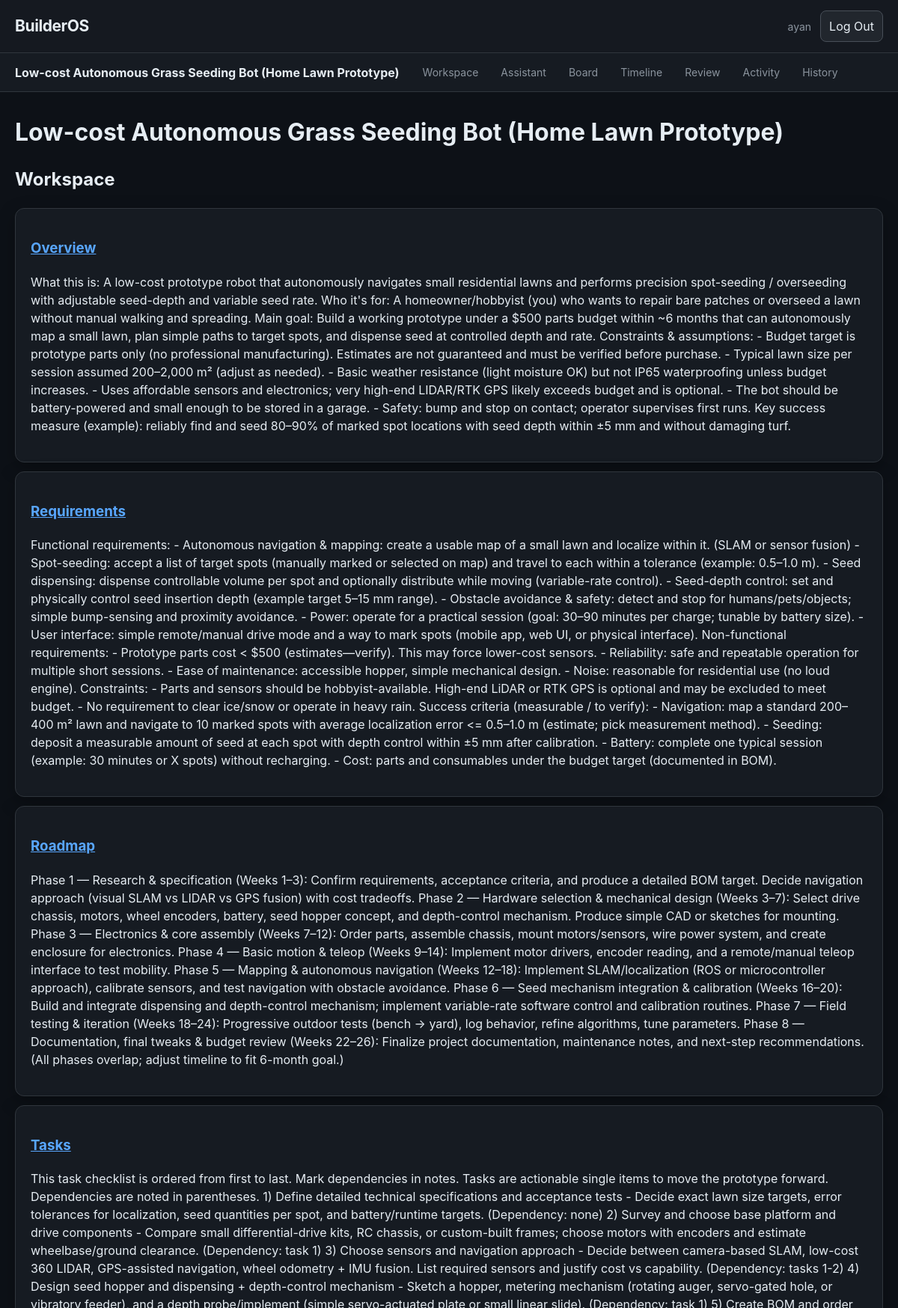
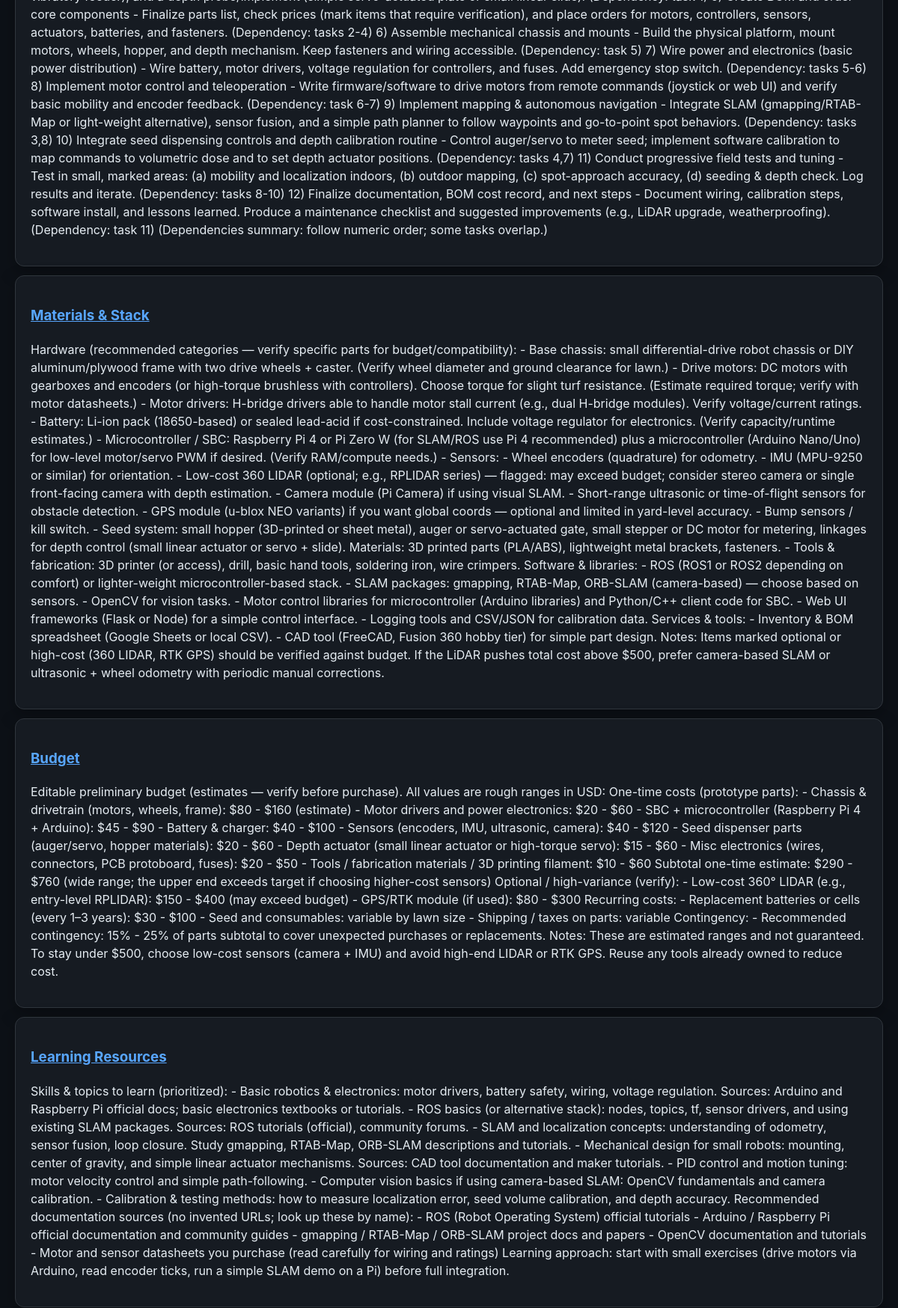
Screenshot of /projects/22/workspace/ (signed in, upper part) with the database file from the repository (2 pictures, top to bottom).
### projects/models.py (models this page shows, shortened)
class Project(models.Model):
    class Status(models.TextChoices):
        DRAFT = "draft", "Draft"
        GENERATING = "generating", "Generating"
        ACTIVE = "active", "Active"
        ARCHIVED = "archived", "Archived"
    owner = models.ForeignKey(
        settings.AUTH_USER_MODEL,
        on_delete=models.CASCADE,
        related_name="projects",
    )
    name = models.CharField(max_length=150, blank=True)
    original_idea = models.TextField(blank=True)
    project_type = models.CharField(max_length=50, blank=True)
    status = models.CharField(
        max_length=20,
        choices=Status.choices,
        default=Status.DRAFT,
    )
    schedule_needs_refresh = models.BooleanField(
        default=False,
    )
    schedule_refresh_reason = models.TextField(
        blank=True,
    )
    schedule_last_generated_at = models.DateTimeField(
        null=True,
        blank=True,
    )
    created_at = models.DateTimeField(auto_now_add=True)
    updated_at = models.DateTimeField(auto_now=True)

class WorkspaceFolder(models.Model):
    project = models.ForeignKey(
        Project,
        on_delete=models.CASCADE,
        related_name="folders",
    )
    parent = models.ForeignKey(
        "self",
        on_delete=models.CASCADE,
        null=True,
        blank=True,
        related_name="children",
    )
    icon = models.CharField(max_length=10, blank=True)
    name = models.CharField(max_length=150)
    description = models.TextField(blank=True)
    folder_type = models.CharField(max_length=50, blank=True)
    order = models.PositiveIntegerField(default=0)
    updated_at = models.DateTimeField(auto_now=True)
    class Meta:
        ordering = ["order"]

### projects/views.py (the view)
# urls.py: path("<int:pk>/workspace/",views.workspace, name="workspace",),
@login_required
def workspace(request, pk):
    project = get_object_or_404(
        Project,
        pk=pk,
        owner=request.user,
    )
    folders = project.folders.all()
    latest_review = (
        project.health_reviews
        .order_by("-created_at")
        .first()
    )
    health_score = (
        latest_review.health_score
        if latest_review is not None
        else None
    )
    open_conflicts = project.conflicts.filter(
        status=ProjectConflict.Status.OPEN,
    )
    open_conflict_count = open_conflicts.count()
    critical_conflict_count = open_conflicts.filter(
        severity="critical",
    ).count()
    total_tasks = project.tasks.count()
    completed_tasks = project.tasks.filter(
        completed=True,
    ).count()
    task_progress = 0
    if total_tasks > 0:
        task_progress = round(
            completed_tasks / total_tasks * 100
        )
    high_priority_tasks = (
        project.tasks
        .filter(
            completed=False,
            priority=Task.Priority.HIGH,
        )
        .order_by("order")[:5]
    )
    recent_events = (
        project.events
        .order_by("-created_at")[:6]
    )
    recent_changes = (
        project.changes
        .order_by("-created_at")[:5]
    )
    return render(
        request,
        "projects/workspace.html",
        {
            "project": project,
            "folders": folders,
            "health_score": health_score,
            "open_conflict_count": (
                open_conflict_count
            ),
            "critical_conflict_count": (
                critical_conflict_count
            ),
            "total_tasks": total_tasks,
            "completed_tasks": completed_tasks,
            "task_progress": task_progress,
            "high_priority_tasks": high_priority_tasks,
            "recent_events": recent_events,
            "recent_changes": recent_changes,
        },
    )

### projects/templates/projects/workspace.html (shortened to what this page needs)
{% extends "projects/base.html" %}
{% block content %}
<h1 class="page-heading">
    {{ project.name|default:"Untitled Project" }}
</h1>
<h2>Workspace</h2>
{% for folder in folders %}
    <div
        class="card"
        style="margin-bottom: 12px;"
    >
        <h3>
            <a href="{% url 'workspace_folder' project.pk folder.pk %}">
                {{ folder.name }}
            </a>
        </h3>
        {% if folder.description %}
            <p>
                {{ folder.description }}
            </p>
        {% else %}
            <p>
                <em>Empty folder</em>
            </p>
        {% endif %}
    </div>
{% empty %}
    <div class="card">
        <p>
            No workspace sections exist yet.
        </p>
    </div>
{% endfor %}
{% endblock %}

### projects/templates/projects/base.html (shortened to what this page needs)
<!DOCTYPE html>
<html lang="en">
<head>
</head>
<body>
<header class="site-header">
    <div class="site-header-inner">
        <a
            href="{% url 'project_list' %}"
            class="brand"
        >
            BuilderOS
        </a>
        {% if request.user.is_authenticated %}
            <div class="account-area">
                <span class="username">
                    {{ request.user.username }}
                </span>
                <form
                    method="POST"
                    action="{% url 'logout' %}"
                    class="logout-form"
                >
                    <button
                        type="submit"
                        class="logout-button"
                    >
                        Log Out
                    </button>
                </form>
            </div>
        {% endif %}
    </div>
</header>
{% if project %}
    <nav class="project-navigation">
        <div class="project-navigation-inner">
            <span class="project-name">
                {{ project.name|default:"Untitled Project" }}
            </span>
            <a href="{% url 'workspace' project.pk %}">
                Workspace
            </a>
            <a href="{% url 'workspace_assistant' project.pk %}">
                Assistant
            </a>
            <a href="{% url 'project_board' project.pk %}">
                Board
            </a>
            <a href="{% url 'project_timeline' project.pk %}">
                Timeline
            </a>
            <a href="{% url 'project_review' project.pk %}">
                Review
            </a>
            <a href="{% url 'project_activity' project.pk %}">
                Activity
            </a>
            <a href="{% url 'project_change_history' project.pk %}">
                History
            </a>
        </div>
    </nav>
{% endif %}
<main class="page-container">
    {% block content %}
    {% endblock %}
</main>
</body>
</html>

### projects/templates/projects/base.html (style rules this page uses)
:root { color-scheme: dark; --background: #0d1117; --surface: #161b22; --surface-raised: #1c2128; --surface-soft: #21262d; --border: #30363d; --border-strong: #484f58; --text: #e6edf3; --text-muted: #8b949e; --accent: #58a6ff; --accent-hover: #79c0ff; --accent-surface: #1f3a5f; --success: #3fb950; --success-background: #122b1a; --success-border: #2f6f3e; --warning: #d29922; --warning-background: #2d240e; --warning-border: #7c5d16; --danger: #f85149; --danger-background: #32191d; --danger-border: #8e353a; --info-background: #152943; --info-border: #285786; --shadow: 0 8px 24px rgba(0, 0, 0, 0.28); }
* { box-sizing: border-box; }
html { background: var(--background); }
body { margin: 0; min-height: 100vh; font-family: Inter, Arial, sans-serif; line-height: 1.5; background: var(--background); color: var(--text); }
a { color: var(--accent); }
button, input, textarea, select { font: inherit; }
.site-header { position: sticky; top: 0; z-index: 100; background: rgba(22, 27, 34, 0.96); border-bottom: 1px solid var(--border); backdrop-filter: blur(10px); }
.site-header-inner { max-width: 1200px; margin: 0 auto; padding: 14px 20px; display: flex; justify-content: space-between; align-items: center; gap: 20px; }
.brand { color: var(--text); font-size: 21px; font-weight: 700; text-decoration: none; letter-spacing: -0.02em; }
.account-area { display: flex; align-items: center; gap: 12px; }
.username { color: var(--text-muted); font-size: 14px; }
.logout-form { margin: 0; }
.logout-button { border: 1px solid var(--border-strong); background: var(--surface-soft); color: var(--text); border-radius: 8px; padding: 7px 11px; cursor: pointer; }
.project-navigation { background: var(--surface); border-bottom: 1px solid var(--border); }
.project-navigation-inner { max-width: 1200px; margin: 0 auto; padding: 10px 20px; display: flex; align-items: center; flex-wrap: wrap; gap: 8px 16px; }
.project-name { margin-right: 8px; color: var(--text); font-weight: 700; }
.project-navigation a { color: var(--text-muted); text-decoration: none; font-size: 14px; border-radius: 6px; padding: 5px 7px; }
.page-container { max-width: 1200px; margin: 0 auto; padding: 30px 20px 50px; }
.page-heading { margin-top: 0; color: var(--text); }
.card { background: var(--surface); border: 1px solid var(--border); border-radius: 12px; padding: 20px; box-shadow: var(--shadow); }
::placeholder { color: #6e7681; }
button, .button, input, select, textarea { max-width: 100%; }
button, .button { min-height: 42px; }
.page-container { width: 100%; }
a, button, .button, .card, .project-navigation a, input, textarea, select { transition: background-color 0.18s ease, border-color 0.18s ease, color 0.18s ease, box-shadow 0.18s ease, transform 0.18s ease; }

### rows the page displays
Project: name "Low-cost Autonomous Grass Seeding Bot (Home Lawn Prototype)"
WorkspaceFolder: name "Overview", description "What this is: A low-cost prototype robot that autonomously navigates small residential lawns and performs precision spot-seeding / overseeding with adjustable seed-depth and variable seed rate. Who it's for: A homeowner/hobbyist (you) who wants to repair bare patches or overseed a lawn without manual walking and spreading. Main goal: Build a working prototype under a $500 parts budget within ~6 months that can autonomously map a small lawn, plan simple paths to target spots, and dispense seed at controlled depth and rate. Constraints & assumptions: - Budget target is prototype parts only (no professional manufacturing). Estimates are not guaranteed and must be verified before purchase. -…"
WorkspaceFolder: name "Requirements", description "Functional requirements: - Autonomous navigation & mapping: create a usable map of a small lawn and localize within it. (SLAM or sensor fusion) - Spot-seeding: accept a list of target spots (manually marked or selected on map) and travel to each within a tolerance (example: 0.5–1.0 m). - Seed dispensing: dispense controllable volume per spot and optionally distribute while moving (variable-rate control). - Seed-depth control: set and physically control seed insertion depth (example target 5–15 mm range). - Obstacle avoidance & safety: detect and stop for humans/pets/objects; simple bump-sensing and proximity avoidance. - Power: operate for a practical session (goal: 30–90 minutes per…"
WorkspaceFolder: name "Roadmap", description "Phase 1 — Research & specification (Weeks 1–3): Confirm requirements, acceptance criteria, and produce a detailed BOM target. Decide navigation approach (visual SLAM vs LIDAR vs GPS fusion) with cost tradeoffs. Phase 2 — Hardware selection & mechanical design (Weeks 3–7): Select drive chassis, motors, wheel encoders, battery, seed hopper concept, and depth-control mechanism. Produce simple CAD or sketches for mounting. Phase 3 — Electronics & core assembly (Weeks 7–12): Order parts, assemble chassis, mount motors/sensors, wire power system, and create enclosure for electronics. Phase 4 — Basic motion & teleop (Weeks 9–14): Implement motor drivers, encoder reading, and a remote/manual teleop…"
WorkspaceFolder: name "Tasks", description "This task checklist is ordered from first to last. Mark dependencies in notes. Tasks are actionable single items to move the prototype forward. Dependencies are noted in parentheses. 1) Define detailed technical specifications and acceptance tests - Decide exact lawn size targets, error tolerances for localization, seed quantities per spot, and battery/runtime targets. (Dependency: none) 2) Survey and choose base platform and drive components - Compare small differential-drive kits, RC chassis, or custom-built frames; choose motors with encoders and estimate wheelbase/ground clearance. (Dependency: task 1) 3) Choose sensors and navigation approach - Decide between camera-based SLAM,…"
WorkspaceFolder: name "Materials & Stack", description "Hardware (recommended categories — verify specific parts for budget/compatibility): - Base chassis: small differential-drive robot chassis or DIY aluminum/plywood frame with two drive wheels + caster. (Verify wheel diameter and ground clearance for lawn.) - Drive motors: DC motors with gearboxes and encoders (or high-torque brushless with controllers). Choose torque for slight turf resistance. (Estimate required torque; verify with motor datasheets.) - Motor drivers: H-bridge drivers able to handle motor stall current (e.g., dual H-bridge modules). Verify voltage/current ratings. - Battery: Li-ion pack (18650-based) or sealed lead-acid if cost-constrained. Include voltage regulator for…"
WorkspaceFolder: name "Budget", description "Editable preliminary budget (estimates — verify before purchase). All values are rough ranges in USD: One-time costs (prototype parts): - Chassis & drivetrain (motors, wheels, frame): $80 - $160 (estimate) - Motor drivers and power electronics: $20 - $60 - SBC + microcontroller (Raspberry Pi 4 + Arduino): $45 - $90 - Battery & charger: $40 - $100 - Sensors (encoders, IMU, ultrasonic, camera): $40 - $120 - Seed dispenser parts (auger/servo, hopper materials): $20 - $60 - Depth actuator (small linear actuator or high-torque servo): $15 - $60 - Misc electronics (wires, connectors, PCB protoboard, fuses): $20 - $50 - Tools / fabrication materials / 3D printing filament: $10 - $60 Subtotal…"
WorkspaceFolder: name "Learning Resources", description "Skills & topics to learn (prioritized): - Basic robotics & electronics: motor drivers, battery safety, wiring, voltage regulation. Sources: Arduino and Raspberry Pi official docs; basic electronics textbooks or tutorials. - ROS basics (or alternative stack): nodes, topics, tf, sensor drivers, and using existing SLAM packages. Sources: ROS tutorials (official), community forums. - SLAM and localization concepts: understanding of odometry, sensor fusion, loop closure. Study gmapping, RTAB-Map, ORB-SLAM descriptions and tutorials. - Mechanical design for small robots: mounting, center of gravity, and simple linear actuator mechanisms. Sources: CAD tool documentation and maker tutorials. - PID…"

### other values shown
{{ request.user.username }} "ayan"
